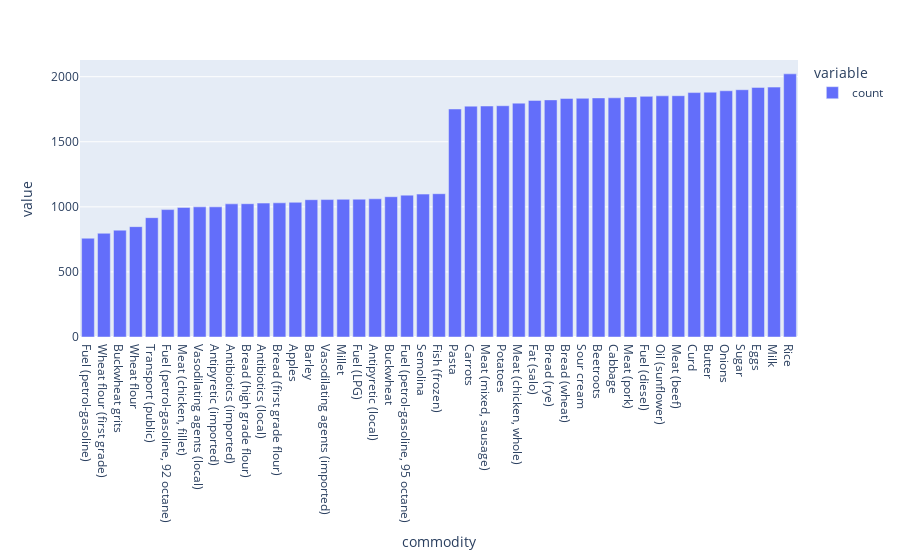

The cell this chart's notebook holds for it:
### Markdown cell above
## 1. Data Loading and Preparation

This section focuses on analyzing the representation of various commodities in the dataset. The data spans multiple markets, and for the purpose of this analysis, the market with the highest number of entries was selected. This ensures that the analysis remains concentrated on univariate time series data.  

Missing data is examined in detail, and two methods are applied to address the issue:  
1. A straightforward forward fill (ffill) approach.  
2. A more sophisticated interpolation method.  

The impact of both methods is visualized to highlight their differences. Additionally, new indicators were created to capture trends, such as lag features, rolling windows, and exponentially weighted moving averages (EWMA). Pairwise correlations between these indicators are also analyzed to uncover relationships.  

When comparing data across countries, it was observed that commodity categorization varies significantly. For example:  
- Some countries list "Potatoes" generically, while others differentiate between types such as "Potatoes (red)" or "Sweet Potatoes."  
- Similarly, oil is categorized into types like sunflower oil, soybean oil, and others, each with distinct price variations.  
This variability in categorization presents challenges in analysis and is one of the reasons why rice—a commodity consistently categorized across datasets—was chosen as the focus of this study.

### Code cell
df_ukr= pd.read_csv('wfp_food_prices_ukr.csv')
df_ukr= df_ukr[1:]
df_ukr.info()
# As we can see the type of the column is not in correct format so it needs to be formating.
df_ukr['usdprice'] = df_ukr['usdprice'].astype(float)
df_ukr['price'] = df_ukr['price'].astype(float)
df_ukr['latitude'] = df_ukr['latitude'].astype(float)
df_ukr['longitude'] = df_ukr['longitude'].astype(float)

# Empty, no data that is null in usd price
nul_data = pd.isnull(df_ukr['usdprice']) 
df_ukr[nul_data]

product = df_ukr['commodity'].value_counts(ascending=True)
px.bar(product)

### Figure 1 — Plotly figure (JSON) as saved in the notebook; plotly's stock layout.template omitted (floating-point values rounded to 4 significant figures)
{"data": [{"alignmentgroup": "True", "hovertemplate": "variable=count<br>commodity=%{x}<br>value=%{y}<extra></extra>", "legendgroup": "count", "marker": {"color": "#636efa", "pattern": {"shape": ""}}, "name": "count", "offsetgroup": "count", "orientation": "v", "showlegend": true, "textposition": "auto", "type": "bar", "x": ["Fuel (petrol-gasoline)", "Wheat flour (first grade)", "Buckwheat grits", "Wheat flour", "Transport (public)", "Fuel (petrol-gasoline, 92 octane)", "Meat (chicken, fillet)", "Vasodilating agents (local)", "Antipyretic (imported)", "Antibiotics (imported)", "Bread (high grade flour)", "Antibiotics (local)", "Bread (first grade flour)", "Apples", "Barley", "Vasodilating agents (imported)", "Millet", "Fuel (LPG)", "Antipyretic (local)", "Buckwheat", "Fuel (petrol-gasoline, 95 octane)", "Semolina", "Fish (frozen)", "Pasta", "Carrots", "Meat (mixed, sausage)", "Potatoes", "Meat (chicken, whole)", "Fat (salo)", "Bread (rye)", "Bread (wheat)", "Sour cream", "Beetroots", "Cabbage", "Meat (pork)", "Fuel (diesel)", "Oil (sunflower)", "Meat (beef)", "Curd", "Butter", "Onions", "Sugar", "Eggs", "Milk", "Rice"], "xaxis": "x", "y": [759, 797, 821, 848, 917, 979, 996, 1000, 1000, 1023, 1024, 1029, 1031, 1035, 1055, 1056, 1058, 1059, 1062, 1078, 1090, 1098, 1101, 1752, 1774, 1775, 1777, 1797, 1818, 1822, 1833, 1834, 1837, 1838, 1845, 1849, 1853, 1854, 1878, 1881, 1892, 1900, 1918, 1920, 2022], "yaxis": "y"}], "layout": {"barmode": "relative", "legend": {"title": {"text": "variable"}, "tracegroupgap": 0}, "margin": {"t": 60}, "xaxis": {"anchor": "y", "domain": [0, 1], "title": {"text": "commodity"}}, "yaxis": {"anchor": "x", "domain": [0, 1], "title": {"text": "value"}}}}
